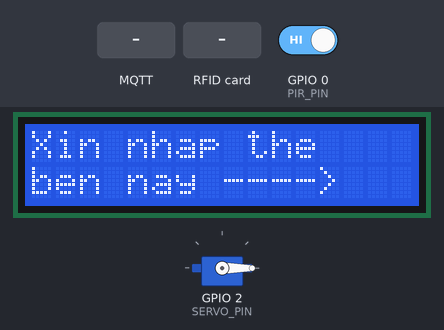
The sketch below on a simulated ESP8266 (NodeMCU). Shown: servo, 16×2 character LCD. The inputs (shaded band) are chosen by the test bench; at power-on: GPIO 0 (PIR_PIN) HIGH. WiFi joins after 1.5 s; servers stay silent unless stated; no MQTT or app messages arrive unless stated; what the sketch prints to the serial monitor is not drawn.

Above: at 3.8 s.
3.9 s: MQTT message "open" arrives on the first subscribed topic
At 4.4 s:
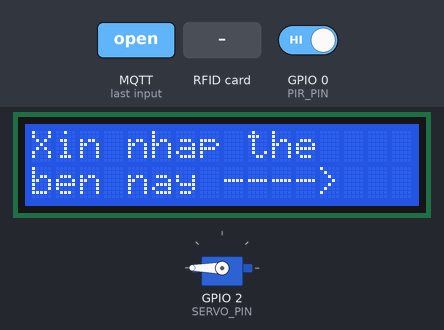
At 4.8 s:
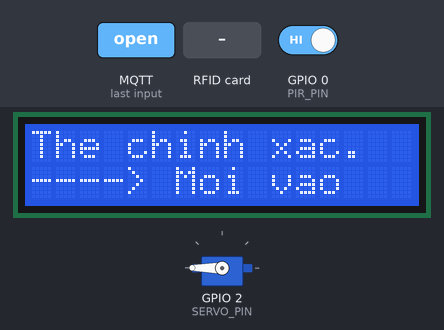
6.0 s: RFID card 5E 7A 19 C4 held to the reader
7.6 s: MQTT message ";" arrives on the first subscribed topic
11.7 s: MQTT message "1" arrives on the first subscribed topic
Timing chart, 0 to 14.7 s (numbered marks = the images above; inputs shaded):
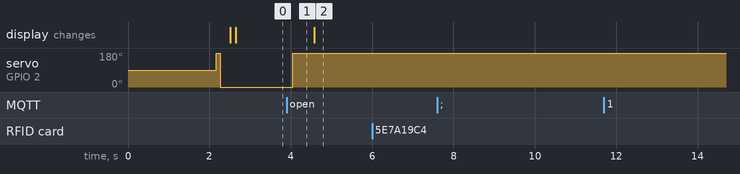

The sketch:

ESP8266_DOOR.ino
```cpp
#include <Servo.h>
#include <ESP8266WiFi.h>
#include <SPI.h>
#include <MFRC522.h>
#include <PubSubClient.h>
#include <WiFiClient.h>

#define LCD_I2C_ADDR          0x25
#define LCD_I2C_NUM_COL       16
#define LCD_I2C_NUM_ROW       2
// SDA 4 (D2)
// SCL 5 (D1)
#include "my_lcd.h"

#define SERVO_PIN             2        //d4

// SS/SDA     16 (D0)
// SCK        14 (D5)
// MOSI/SCL   13 (D7)
// MISO       12 (D6)
// RST        16  (D0)
#define RST_PIN               16         // D0
#define SS_PIN                15         //d8

#define PIR_PIN               0        // D0


WiFiClient client;
PubSubClient mqtt_client(client);
MFRC522 rfid(SS_PIN, RST_PIN);
Servo servo;

//============
const char* ssid = "1234";
const char* pass = "12345678c";
const char *mqttserver = "192.168.205.217"; // ip laptop
const int mqttport = 1883;
const char *mqttid = "gate";
const char *toppicsub = "S-ESP-GATE";
const char *toppicpub = "P-ESP-GATE";
const char *toppicpubID = "P-ID-ESP-GATE";

unsigned long old_time_report = millis();
unsigned long delay_time_report = 5;       // 5s

String buffer_data_tu_nodered = "";
String buffer_id = "";
String strID = "";
int notification = 0;           // 1 : mean open, 0 : do nothing, -1 : wrong ID
int threshold_open = 199;       // if value is < 200


//===========
// MQTT
//===========
void xuLyLenhTuNodeRed(String cmd)
{
  // threshold door open
  // range 0-199
  int num_index = cmd.indexOf(";");
  if(num_index > 0)
  {
    String str_threshold = cmd.substring(num_index + 1);
    int int_threshold = str_threshold.toInt();
    if (int_threshold < 0 || int_threshold > 255)
    {
      Serial.println("threshold over range");
      return;
    }

    threshold_open = int_threshold;
    Serial.println("threshold" + str_threshold + ".");             // debug
    return;
  }

  // Door
  if (cmd == "open")
  {
    notification = 1;
    servo.write(threshold_open);
    delay(500);
    Serial.println("open the door");      // debug
    return;
  }

  if (cmd == "close")
  {
    notification = 0;
    servo.write(0);
    delay(500);
    Serial.println("close the door");      // debug
    return;
  }

  if (cmd == "wrong")
  {
    notification = -1;
    Serial.println("wrong ID");      // debug
    return;
  }
}


// hàm lắng nghe sự kiện từ server gửi xuống
void callback(char *topic, byte *payload, unsigned int length)
{
  // đọc từ ký tự mà Server gửi xuống.
  for (int i = 0; i < length; i++)
  {
    char temp_data_mqtt = (char)payload[i];
    buffer_data_tu_nodered += temp_data_mqtt;
  }
  Serial.print("cmd Node-red (8266):");
  Serial.print(buffer_data_tu_nodered);
  Serial.println(".");
  xuLyLenhTuNodeRed(buffer_data_tu_nodered);

  // xóa dữ liệu vừa sử lý xong để
  // tránh việc dữ liệu trước bị đè vào dữ liệu sau
  buffer_data_tu_nodered = "";
}

// hàm gửi dữ liệu lên Node-red
bool guiDataLenNodered( String data_gui_nodered )
{
  if (mqtt_client.connected())
  {
    mqtt_client.publish(toppicpub, data_gui_nodered.c_str());
    return true;
  }
  return false;
}

bool guiDataIDLenNodered( String data_gui_nodered )
{
  if (mqtt_client.connected())
  {
    mqtt_client.publish(toppicpubID, data_gui_nodered.c_str());
    return true;
  }
  return false;
}

// reportMQTT
void reportReadings()
{
    int pir_value = digitalRead(PIR_PIN);
    String dataGuiNodeRed = "{";

    // last ID login
    dataGuiNodeRed += "\"lastID\":\"";
    dataGuiNodeRed += String(buffer_id);
    dataGuiNodeRed += "\",";

    // notification
    dataGuiNodeRed += "\"noti\":";
    dataGuiNodeRed += String(notification);
    dataGuiNodeRed += ",";

    // servo deg
    dataGuiNodeRed += "\"deg\":";
    dataGuiNodeRed += String(servo.read());
    dataGuiNodeRed += ",";

    // pir
    dataGuiNodeRed += "\"pir\":";
    dataGuiNodeRed += String(pir_value);
    dataGuiNodeRed += ",";

    // general info
    dataGuiNodeRed += "\"ip\":\"";
    dataGuiNodeRed += WiFi.localIP().toString();
    dataGuiNodeRed += "\",";

    unsigned long now = millis();
    dataGuiNodeRed += "\"t\":";
    dataGuiNodeRed += String(now);

    dataGuiNodeRed += "}";

    // Debug
    Serial.println(dataGuiNodeRed);

    // Publish to MQTT
    boolean success = guiDataLenNodered(dataGuiNodeRed);

    // Error
    if (!success)
    {
        Serial.println("Failed to publish to MQTT");
        return;
    }
}


void setupMQTT()
{
  Serial.println("Connecting MQTT");
  mqtt_client.setServer(mqttserver, mqttport);
  mqtt_client.setCallback(callback);

  while (!mqtt_client.connect(mqttid))
  {
    delay(1000);
    Serial.print(".");
  }
  Serial.println("Connected MQTT");
  mqtt_client.publish(toppicpub, "Đã kết nối và chờ lệnh");
  mqtt_client.subscribe(toppicsub);
}


//===========
// Wifi
//===========
void setupWifi()
{
  Serial.println("Connecting WiFi");
  WiFi.begin(ssid, pass);
  while (WiFi.status() != WL_CONNECTED)
  {
    delay(1000);
    Serial.print(".");
  }
  Serial.println("Connected WiFi");
  Serial.print("IP Address:");
  Serial.println(WiFi.localIP());
}

//==========
//servo
//==========
void setupServo() {
  servo.attach(SERVO_PIN);
  delay(10);
  servo.write(threshold_open);
  delay(100);
  servo.write(0);
  delay(100);
  Serial.println("setup servo done!");
}


///==========
// RFDI
///==========
void printHex(byte *buffer, byte bufferSize) {
  for (byte i = 0; i < bufferSize; i++) {
    Serial.print(buffer[i] < 0x10 ? " 0" : " ");
    Serial.print(buffer[i], HEX);
  }
}

void setupRFID() {
  SPI.begin();
	rfid.PCD_Init();
	rfid.PCD_DumpVersionToSerial();

	Serial.println("setup RFID done");
}

void loopRFID() {
  	// Look for new cards
	if ( ! rfid.PICC_IsNewCardPresent()) {
		return;
	}

	// Select one of the cards
	if ( ! rfid.PICC_ReadCardSerial()) {
		return;
	}

  // Store NUID into bufferID array
  strID = "";
  for (byte i = 0; i < 4; i++) {
    strID += String(rfid.uid.uidByte[i]) + " ";
  }
  buffer_id = strID;
  Serial.println("The NUID tag is:");
  Serial.print("In hex:" + strID);
  // printHex(rfid.uid.uidByte, rfid.uid.size);
  Serial.println();

  rfid.PICC_HaltA();

  rfid.PCD_StopCrypto1();

  guiDataIDLenNodered(strID);
  delay(50);
}

void loopSendReport(){
  if ( millis() - old_time_report > delay_time_report * 1000)
  {
    reportReadings();
    old_time_report = millis();
    delay(50);
    return;
  }
  delay(50);
}

void loopLCD(){
  if(notification == 0)
  {
    //colum, row, message
    // servo.write(0);
    clearLcd();
    printLcd(0,0,"Xin nhap the");
    printLcd(0,1,"ben nay ---->");
    delay(100);
    return;
  }

  if(notification == 1)
  {
    // servo.write(threshold_open);
    clearLcd();
    printLcd(0,0,"The chinh xac.");
    printLcd(0,1,"----> Moi vao");
    delay(100);
    return;
  }

  // servo.write(0);
  clearLcd();
  printLcd(0,0,"The k chinh xac.");
  printLcd(0,1,"Xin quet lai the");
  delay(100);
}


void setup() {
  Serial.begin(115200);
  pinMode(PIR_PIN, INPUT);
  // pinMode(LED_PIN,OUTPUT);
  // digitalWrite(LED_PIN, LOW);

  setupWifi();
  delay(50);

  setupMQTT();
  delay(50);

  setupServo();
  delay(50);

  setupRFID();
  delay(50);

  setupLcd();
  delay(50);
}

void loop() {
  loopLCD();

  loopSendReport();

  loopRFID();

  mqtt_client.loop();       // hàm duy trì sự kiện lắng nghe lệnh từ Node-red
}
```

my_lcd.h
```cpp
#ifndef __MY_LCD_H__
#define __MY_LCD_H__

/*  addresses I2C
 *  A2 - A1 - A0
 *  0  - 0  - 0 = 0x20
 *  0  - 0  - 1 = 0x21
 *  0  - 1  - 0 = 0x22
 *  0  - 1  - 1 = 0x23
 *  1  - 0  - 0 = 0x24
 *  1  - 0  - 1 = 0x25
 *  1  - 1  - 0 = 0x26
 *  1  - 1  - 1 = 0x27   // #default LCD
 */
#ifndef LCD_I2C_ADDR
#define LCD_I2C_ADDR           0x27      // default address
#endif

#ifndef LCD_I2C_NUM_COL
#define LCD_I2C_NUM_COL        20
#endif

#ifndef LCD_I2C_NUM_ROW
#define LCD_I2C_NUM_ROW        4
#endif

#include <LiquidCrystal_I2C.h>


uint8_t Address_LCD = LCD_I2C_ADDR;
uint8_t cols_LCD = LCD_I2C_NUM_COL;
uint8_t rows_LCD = LCD_I2C_NUM_ROW;

LiquidCrystal_I2C lcd(Address_LCD, cols_LCD, rows_LCD);

void printLcd(int colum, int row, String message)
{
    if (message.length() > cols_LCD)
    {
      lcd.setCursor(0,0);
      lcd.print("maxLength<" + String(cols_LCD));
      lcd.setCursor(0,1);
      lcd.print("yourMsg:"+ String( message.length() ));
      return;
    }
    lcd.setCursor(colum, row);
    lcd.print(message);
}

void clearLcd()
{
    lcd.clear();
}

void scrollLcd(int col, int row, String message, int delayTime, int lenView)
{
    String messagelong;
    int character = lenView;
    if (message.length() > character)
    {
        for (int i = 0; i < character; i++)
            messagelong = "" + message + "-" + message;
        for (int pos = 0; pos <= (message.length() + 1); pos++)
        {
            lcd.setCursor(col, row);
            lcd.print(messagelong.substring(pos, pos + character));
            delay(delayTime);
        }
        return;
    }
    lcd.setCursor(col, row);
    lcd.print(message);
}

/**
 * @param light 1:on  0:off
 */
void backLightLcd(bool light)
{
    light ? lcd.backlight() : lcd.noBacklight();
}

void setupLcd()
{
    lcd.init();

    backLightLcd(1);

    Serial.println("Setup LCD done!!!");
}

#endif
```

Measured:
- after the input at 3.9 s, servo on GPIO 2 (SERVO_PIN): 0° → 180° after 0.15 s
- after the input at 6.0 s, every drawn part: stays the same
- after the input at 7.6 s, every drawn part: stays the same
- after the input at 11.7 s, every drawn part: stays the same
